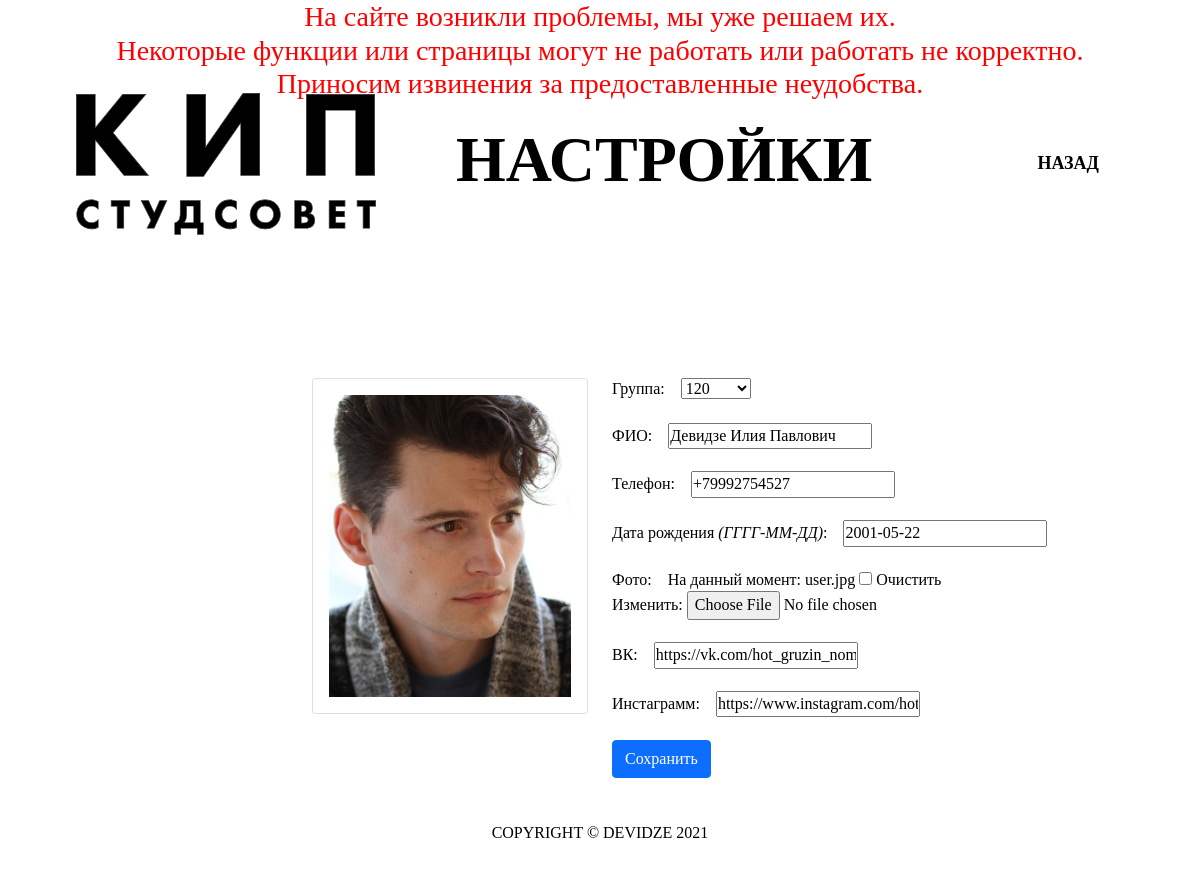
/account/ (signed in), run on an earlier commit of the app's database.
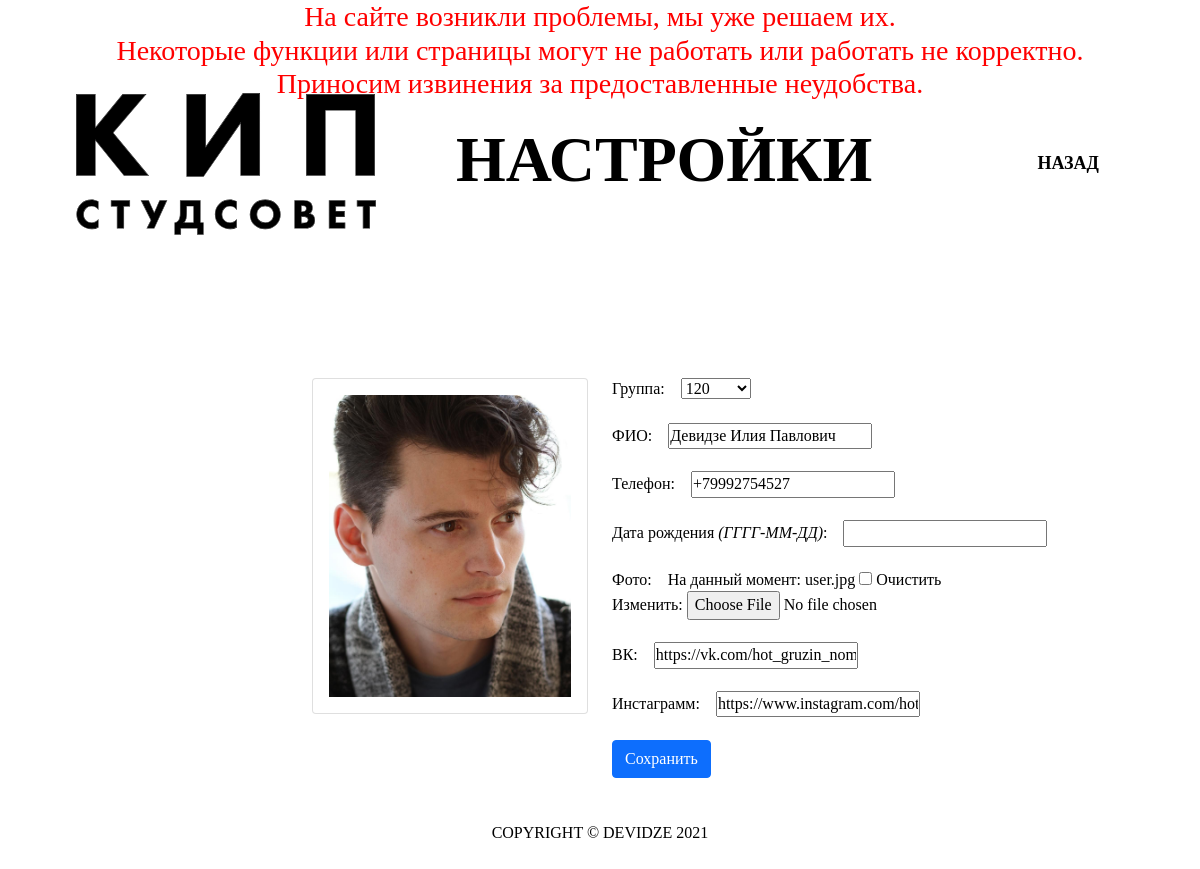
And on a later commit of the database.
### accounts/models.py (models this page shows, shortened)
class Student(models.Model):
    user        = models.OneToOneField(User, null=True, on_delete=models.CASCADE)
    group       = models.ForeignKey(Company, null=True, blank=True, on_delete=models.SET_NULL)
    fio         = models.CharField(max_length=200, blank=True, null=True)
    phone       = models.CharField(max_length=200, blank=True, null=True)
    birthday    = models.DateField(blank=True, null=True)
    profile_pic = models.ImageField(default='avatar.png', null=True, blank=True)
    vk_url      = models.CharField(max_length=200, blank=True, null=True)
    instagram_url   = models.CharField(max_length=200, blank=True, null=True)
    date_created= models.DateTimeField(auto_now_add=True, null=True)

### accounts/decorators.py (the view)
    def wrapper_func(request, *args, **kwargs):
        if request.user.is_authenticated:
            return view_func(request, *args, **kwargs)
        else:
            return redirect('main')

### accounts/forms.py
class StudentForm(ModelForm):
	class Meta:
		model = Student
		fields = '__all__'
		exclude = ['user']

### accounts/models.py (called while the page is built)
    def __str__(self):
        return self.group_number

### accounts/views.py (called while the page is built)
@authenticated_user
def accountSettings(request):
    student = request.user.student
    form = StudentForm(instance=student)
    if request.method == 'POST':
        form = StudentForm(request.POST, request.FILES, instance=student)
        if form.is_valid():
            form.save()
            return redirect('main_user')
    context = {'form':form}
    return render(request, 'accounts/auth/user/account_settings.html', context)

### accounts/templates/accounts/auth/user/account_settings.html (shortened to what this page needs)
{% extends 'accounts/auth/main_user.html' %}
{% load static %}
{% block content %}
<div class="container-fluid header-user">
    <section class="header row">
        <nav class="navbar navbar-expand-xl navbar-light">
            <div class="container-fluid header-navs">
                <a class="navbar-brand" href="{% url 'main' %}"><img class="header-logo" style="width: 300px;"
                        src="{% static '/images/logo.svg' %}" alt="logo"></a>
                <h1>
                    <div class="promo-header" style="margin-left: 10vh;">Настройки</div>
                </h1>
                <ul class="navbar-nav me-auto mb-2 mb-lg-0 nav-items">
                    <li class="nav-item">
                        <a class="nav-link" href="{% url 'main_user' %}">Назад</a>
                    </li>
                </ul>
            </div>
        </nav>
    </section>
</div>
<div class="row">
    <div class="col-3 col-xs-0"></div>
	<div class="col-md-3">
		<div class="card card-body">
			<img class="profile-pic" src="{{request.user.student.profile_pic.url}}" >
		</div>
	</div>
	<div class="col-md-6">
		<form method="POST" action="" enctype="multipart/form-data">
            <label>Группа:&nbsp&nbsp&nbsp&nbsp</label>{{form.group}}
            <br>
            <br>
            <label>ФИО:&nbsp&nbsp&nbsp&nbsp</label>{{form.fio}}
            <br>
            <br>
            <label>Телефон:&nbsp&nbsp&nbsp&nbsp</label>{{form.phone}}
            <br>
            <br>
            <label>Дата рождения  <em>(ГГГГ-ММ-ДД)</em>:&nbsp&nbsp&nbsp&nbsp</label>{{form.birthday}}
            <br>
            <br>
            <label>Фото:&nbsp&nbsp&nbsp&nbsp</label>{{form.profile_pic}}
            <br>
            <br>
            <label>ВК:&nbsp&nbsp&nbsp&nbsp</label>{{form.vk_url}}
            <br>
            <br>
            <label>Инстаграмм:&nbsp&nbsp&nbsp&nbsp</label>{{form.instagram_url}}
            <br>
            <br>
        <input class="btn btn-primary" type="submit" name="Update Information" value="Сохранить">
        </form>
	</div>
</div>
<br>
<br>
{% endblock content %}

### accounts/templates/accounts/auth/main_user.html (shortened to what this page needs)
{% load static %}
<!DOCTYPE html>
<html lang="en">
<head>
    <link rel="stylesheet" href="https://cdn.jsdelivr.net/npm/bootstrap@5.0.0-beta1/dist/css/bootstrap.rtl.min.css"
>
    <link rel="stylesheet" type="text/css" href="{% static './css/styles.css' %}">
    <link rel="stylesheet" type="text/css" href="{% static './css/fonts.css' %}">
    <link rel="stylesheet" type="text/css" href="{% static './css/Helvetica.css' %}">
</head>
<body>
    <div class="container-fluid">
        {% include 'accounts/blocks/hider.html'%}
        {% block content %}
        {% endblock %}
        {% include 'accounts/blocks/copyright.html'%}
    </div>
</body>
</html>

### accounts/templates/accounts/blocks/hider.html
{% load static %}
<section class="hider row">
    <div class="col-12">
        <h3 style="visibility:visible; text-align: center; color: red;">
            На сайте возникли проблемы, мы уже решаем их.
            <br> Некоторые функции или страницы могут не работать или работать не корректно.
            <br> Приносим извинения за предоставленные неудобства.
        </h3>
    </div>
</section>

### accounts/templates/accounts/blocks/copyright.html
{% load static %}
<section class="copyright row">
    <div class="copyright-item">Copyright © Devidze 2021</div>
</section>

### static/css/styles.css (style rules this page uses)
body { min-width: 400px; }
li { text-align: right; }
@media all { .hider { height: 10vh; } }
@media all { .header { margin-bottom: 130px; } }
@media all { .header-logo { margin-left: 3.5vh; } }
@media all { .navbar-brand { margin: 0 0px; } }
@media all { .nav-item { margin-right: 75px; } }
@media all { .copyright-item { text-align: center; margin-bottom: 25px; } }
@media (max-width: 3840px) { .nav-item { margin-right: 75px; } }
@media (max-width: 1440px) { .nav-item { margin-right: 45px; } }

What changed in the data, as far as the page shows it:
changed Student "Девидзе Илия Павлович": birthday "2001-05-22" → (not shown)
